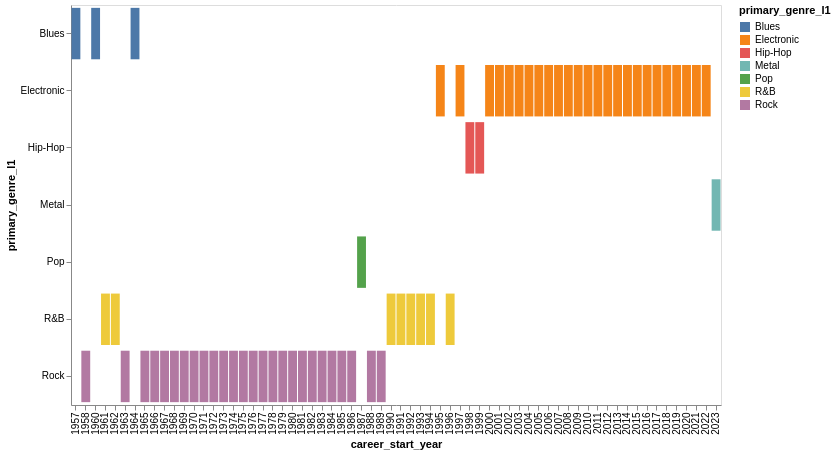

This figure's notebook cell:
### Code cell
alt.Chart(music_genre_popularity).mark_bar().encode(
    x = 'career_start_year:N',
    y = 'primary_genre_l1:N',
    tooltip = ['career_start_year', 'primary_genre_l1','artists'],
    color = 'primary_genre_l1:N'
).properties(
    width =650,
    height = 400
)

### Figure 1 — Vega-Lite specification as saved in the notebook (floating-point values rounded to 4 significant figures)
{"config": {"view": {"continuousWidth": 300, "continuousHeight": 300}}, "data": {"name": "data-e12260b13c7717624c277e1f574876bb"}, "mark": {"type": "bar"}, "encoding": {"color": {"field": "primary_genre_l1", "type": "nominal"}, "tooltip": [{"field": "career_start_year", "type": "quantitative"}, {"field": "primary_genre_l1", "type": "nominal"}, {"field": "artists", "type": "quantitative"}], "x": {"field": "career_start_year", "type": "nominal"}, "y": {"field": "primary_genre_l1", "type": "nominal"}}, "height": 400, "width": 650, "$schema": "https://vega.github.io/schema/vega-lite/v6.4.1.json", "datasets": {"data-e12260b13c7717624c277e1f574876bb": [{"career_start_year": 1957, "primary_genre_l1": "Blues", "artists": 1}, {"career_start_year": 1958, "primary_genre_l1": "Rock", "artists": 1}, {"career_start_year": 1960, "primary_genre_l1": "Blues", "artists": 2}, {"career_start_year": 1961, "primary_genre_l1": "R&B", "artists": 1}, {"career_start_year": 1962, "primary_genre_l1": "R&B", "artists": 1}, {"career_start_year": 1963, "primary_genre_l1": "Rock", "artists": 2}, {"career_start_year": 1964, "primary_genre_l1": "Blues", "artists": 1}, {"career_start_year": 1965, "primary_genre_l1": "Rock", "artists": 3}, {"career_start_year": 1966, "primary_genre_l1": "Rock", "artists": 4}, {"career_start_year": 1967, "primary_genre_l1": "Rock", "artists": 9}, {"career_start_year": 1968, "primary_genre_l1": "Rock", "artists": 5}, {"career_start_year": 1969, "primary_genre_l1": "Rock", "artists": 9}, {"career_start_year": 1970, "primary_genre_l1": "Rock", "artists": 9}, {"career_start_year": 1971, "primary_genre_l1": "Rock", "artists": 9}, {"career_start_year": 1972, "primary_genre_l1": "Rock", "artists": 9}, {"career_start_year": 1973, "primary_genre_l1": "Rock", "artists": 10}, {"career_start_year": 1974, "primary_genre_l1": "Rock", "artists": 7}, {"career_start_year": 1975, "primary_genre_l1": "Rock", "artists": 8}, {"career_start_year": 1976, "primary_genre_l1": "Rock", "artists": 13}, {"career_start_year": 1977, "primary_genre_l1": "Rock", "artists": 10}, {"career_start_year": 1978, "primary_genre_l1": "Rock", "artists": 16}, {"career_start_year": 1979, "primary_genre_l1": "Rock", "artists": 15}, {"career_start_year": 1980, "primary_genre_l1": "Rock", "artists": 9}, {"career_start_year": 1981, "primary_genre_l1": "Rock", "artists": 16}, {"career_start_year": 1982, "primary_genre_l1": "Rock", "artists": 10}, {"career_start_year": 1983, "primary_genre_l1": "Rock", "artists": 16}, {"career_start_year": 1984, "primary_genre_l1": "Rock", "artists": 16}, {"career_start_year": 1985, "primary_genre_l1": "Rock", "artists": 15}, {"career_start_year": 1986, "primary_genre_l1": "Rock", "artists": 12}, {"career_start_year": 1987, "primary_genre_l1": "Pop", "artists": 10}, {"career_start_year": 1988, "primary_genre_l1": "Rock", "artists": 14}, {"career_start_year": 1989, "primary_genre_l1": "Rock", "artists": 11}, {"career_start_year": 1990, "primary_genre_l1": "R&B", "artists": 20}, {"career_start_year": 1991, "primary_genre_l1": "R&B", "artists": 19}, {"career_start_year": 1992, "primary_genre_l1": "R&B", "artists": 15}, {"career_start_year": 1993, "primary_genre_l1": "R&B", "artists": 10}, {"career_start_year": 1994, "primary_genre_l1": "R&B", "artists": 17}, {"career_start_year": 1995, "primary_genre_l1": "Electronic", "artists": 16}, {"career_start_year": 1996, "primary_genre_l1": "R&B", "artists": 22}, {"career_start_year": 1997, "primary_genre_l1": "Electronic", "artists": 19}, {"career_start_year": 1998, "primary_genre_l1": "Hip-Hop", "artists": 14}, {"career_start_year": 1999, "primary_genre_l1": "Hip-Hop", "artists": 18}, {"career_start_year": 2000, "primary_genre_l1": "Electronic", "artists": 1193}, {"career_start_year": 2001, "primary_genre_l1": "Electronic", "artists": 723}, {"career_start_year": 2002, "primary_genre_l1": "Electronic", "artists": 632}, {"career_start_year": 2003, "primary_genre_l1": "Electronic", "artists": 478}, {"career_start_year": 2004, "primary_genre_l1": "Electronic", "artists": 515}, {"career_start_year": 2005, "primary_genre_l1": "Electronic", "artists": 508}, {"career_start_year": 2006, "primary_genre_l1": "Electronic", "artists": 558}, {"career_start_year": 2007, "primary_genre_l1": "Electronic", "artists": 616}, {"career_start_year": 2008, "primary_genre_l1": "Electronic", "artists": 657}, {"career_start_year": 2009, "primary_genre_l1": "Electronic", "artists": 608}, {"career_start_year": 2010, "primary_genre_l1": "Electronic", "artists": 692}, {"career_start_year": 2011, "primary_genre_l1": "Electronic", "artists": 624}, {"career_start_year": 2012, "primary_genre_l1": "Electronic", "artists": 668}, {"career_start_year": 2013, "primary_genre_l1": "Electronic", "artists": 618}, {"career_start_year": 2014, "primary_genre_l1": "Electronic", "artists": 660}, {"career_start_year": 2015, "primary_genre_l1": "Electronic", "artists": 731}, {"career_start_year": 2016, "primary_genre_l1": "Electronic", "artists": 681}, {"career_start_year": 2017, "primary_genre_l1": "Electronic", "artists": 817}, {"career_start_year": 2018, "primary_genre_l1": "Electronic", "artists": 855}, {"career_start_year": 2019, "primary_genre_l1": "Electronic", "artists": 1265}, {"career_start_year": 2020, "primary_genre_l1": "Electronic", "artists": 611}, {"career_start_year": 2021, "primary_genre_l1": "Electronic", "artists": 413}, {"career_start_year": 2022, "primary_genre_l1": "Electronic", "artists": 243}, {"career_start_year": 2023, "primary_genre_l1": "Metal", "artists": 306}]}}
